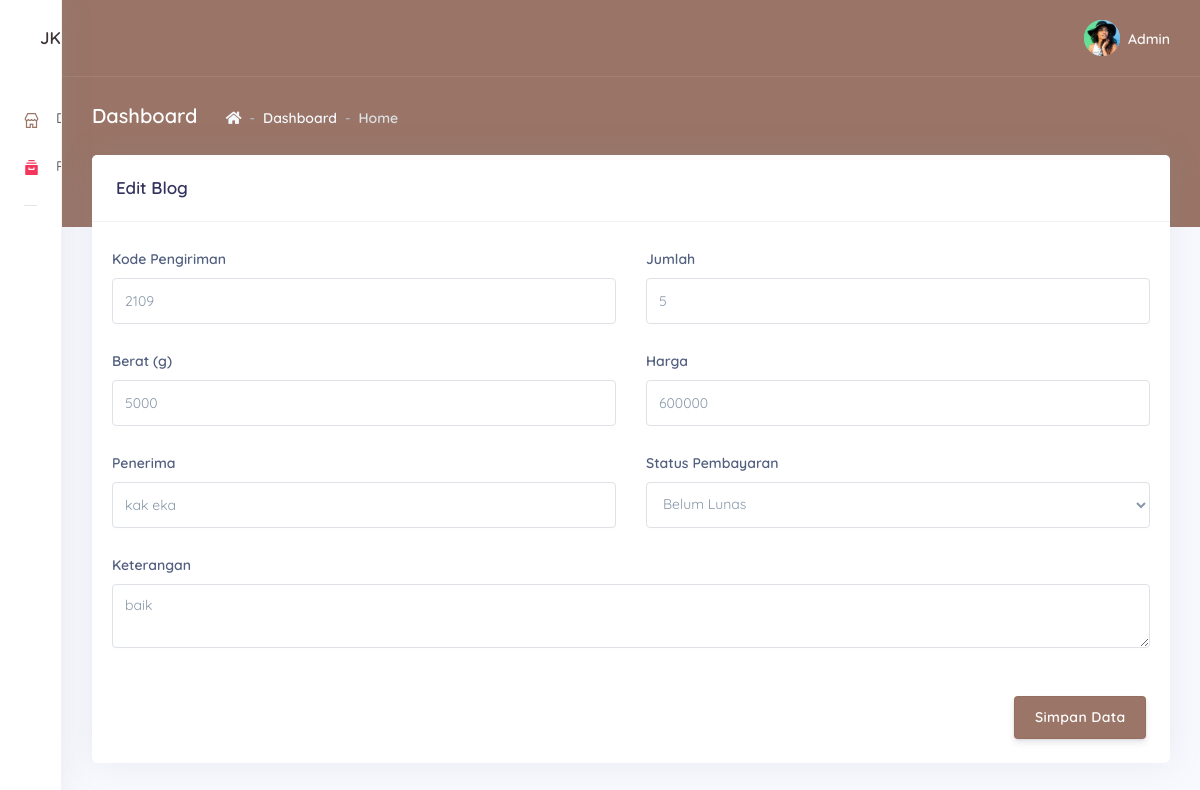
Screenshot of /dashboard/edit_pengiriman/16 (signed in) with the database file from the repository.
### tables this page shows
CREATE TABLE `pengiriman` (
  `id` int(11) NOT NULL,
  `kode_pengiriman` varchar(7) NOT NULL,
  `jumlah` int(11) NOT NULL,
  `berat` int(11) NOT NULL,
  `harga` double NOT NULL,
  `penerima` varchar(100) NOT NULL,
  `keterangan` text NOT NULL,
  `status` tinyint(1) NOT NULL,
  `created_at` date NOT NULL DEFAULT current_timestamp()
);

### app/core/Controller.php (called while the page is built, shortened)
<?php
class Controller {
	public function view($view, $data = []) {
		require_once 'app/views/' . $view . '.php';
	}
	public function model($model) {
		return new $model;
	}
}

### app/core/App.php (called while the page is built, shortened)
<?php
class App {
	protected $method = 'index';
	protected $params = [];
	public function __construct() {
		$url = $this->parseURL();
		if (isset($url[0]) && file_exists('app/controllers/' . ucwords(strtolower($url[0])) .'.php')) {
			unset($url[0]);
		}
		$this->controller = new $this->controller;
		if (isset($url[1])) {
			if (method_exists($this->controller, $url[1])) {
				$this->method = $url[1];
				unset($url[1]);
			}
		}
		if (!empty($url)) {
			$this->params = array_values($url);
		}
		call_user_func_array([$this->controller, $this->method], $this->params);
	}
	public function parseURL() {
		if (isset($_GET['url'])) {
			$url = rtrim($_GET['url'], '/');
			$url = filter_var($url, FILTER_SANITIZE_URL);
			$url = explode('/', $url);
			return $url;
		}
	}
}

### index.php (called while the page is built, shortened)
<?php
$app = new App;

### app/core/Database.php (called while the page is built, shortened)
<?php
class Database
{
  private $host = DB_HOST;
  private	$user = DB_USER;
  private $pass = DB_PASS;
  private $db_name = DB_NAME;
  private $dbh;
  private $stmt;
  public function __construct()
  {
    $dsn = "mysql:host={$this->host};
    dbname={$this->db_name}";
    $option = [
     PDO::ATTR_PERSISTENT => true,
     PDO::ATTR_ERRMODE => PDO::ERRMODE_EXCEPTION
   ];
   try {
     $this->dbh = new PDO($dsn, $this->user, $this->pass, $option);
   } catch(PDOException $e){
     die($e->getMessage());
   }
 }
 public function query($query)
 {
  $this->stmt = $this->dbh->prepare($query);
}
public function execute()
{
  $this->stmt->execute();
}
public function single()
{
  $this->execute();
  return $this->stmt->fetch(PDO::FETCH_ASSOC);
}
}

### app/models/M_Pengiriman.php (called while the page is built, shortened)
<?php
class M_Pengiriman
{
    private $db;
    public function __construct()
    {
        $this->db = new Database();
    }
    public function getData($id)
    {
        $sql = "SELECT * FROM `pengiriman` WHERE id=$id";
        $this->db->query($sql);
        return $this->db->single();
    }
}

### app/views/dashboard/pengiriman/edit.php (the view, shortened to what this page needs)
<div class="row">
    <div class="col">
        <div class="card">
            <div class="card-header d-flex justify-content-between">
                <h3 class="mb-0">Edit Blog</h3>
            </div>
            <br>
            <form action="<?php echo BASE_URL ?>/dashboard/edit_pengiriman/<?= $data['pengiriman']['id'] ?>"
                method="POST">
                <div class="modal-body">
                    <div class="row">
                        <div class="col-lg-6">
                            <div class="form-group">
                                <label class="form-control-label" for="product">Kode Pengiriman</label>
                                <input type="text" class="form-control" id="kode_pengiriman" name="kode"
                                    placeholder="Kode Pengiriman" value="<?= $data['pengiriman']['kode_pengiriman'] ?>">
                            </div>
                        </div>
                        <div class="col-lg-6">
                            <div class="form-group">
                                <label class="form-control-label">Jumlah</label>
                                <input type="number" class="form-control" placeholder="Jumlah" name="jumlah"
                                    value="<?= $data['pengiriman']['jumlah'] ?>">
                            </div>
                        </div>
                        <div class="col-lg-6">
                            <div class="form-group">
                                <label class="form-control-label">Berat (g)</label>
                                <input type="number" class="form-control" placeholder="Berat" name="berat"
                                    value="<?= $data['pengiriman']['berat'] ?>">
                            </div>
                        </div>
                        <div class="col-lg-6">
                            <div class="form-group">
                                <label class="form-control-label">Harga</label>
                                <input type="text" class="form-control" placeholder="Harga" name="harga"
                                    value="<?= $data['pengiriman']['harga'] ?>">
                            </div>
                        </div>
                    </div>
                    <div class="row">
                        <div class="col-lg-6">
                            <div class="form-group">
                                <label class="form-control-label">Penerima</label>
                                <input type="text" class="form-control" placeholder="Penerima" name="penerima"
                                    value="<?= $data['pengiriman']['penerima'] ?>">
                            </div>
                        </div>
                        <div class="col-lg-6">
                            <div class="form-group">
                                <label class="form-control-label">Status Pembayaran</label>
                                <select class="form-control" name="status" id="exampleFormControlSelect1">
                                    <option value="0" <?= ($data['pengiriman']['status'] == 0) ? 'selected' : '' ?>>
                                        Belum Lunas</option>
                                </select>
                            </div>
                        </div>
                    </div>
                    <div class="row">
                        <div class="col-lg-12">
                            <div class="form-group">
                                <label class="form-control-label">Keterangan</label>
                                <textarea name="keterangan"
                                    class="form-control"><?= $data['pengiriman']['keterangan'] ?></textarea>
                            </div>
                        </div>
                    </div>
                </div>
                <div class="modal-footer">
                    <button type="submit" name="submit" id="tambah" class="btn btn-primary">Simpan Data </button>
                </div>
            </form>
        </div>
    </div>
</div>

### app/views/template/header.php (style rules this page uses)
.modal-body { padding: 0 1.25rem; }

### rows the page displays
pengiriman: kode "2109", jumlah "5", berat "5000", harga "600000", penerima "kak eka", status "Belum Lunas", keterangan "baik"

### other values shown
$_SESSION['username'] "Admin"
$data['header'] "Dashboard"
$data['page'] "Home"
